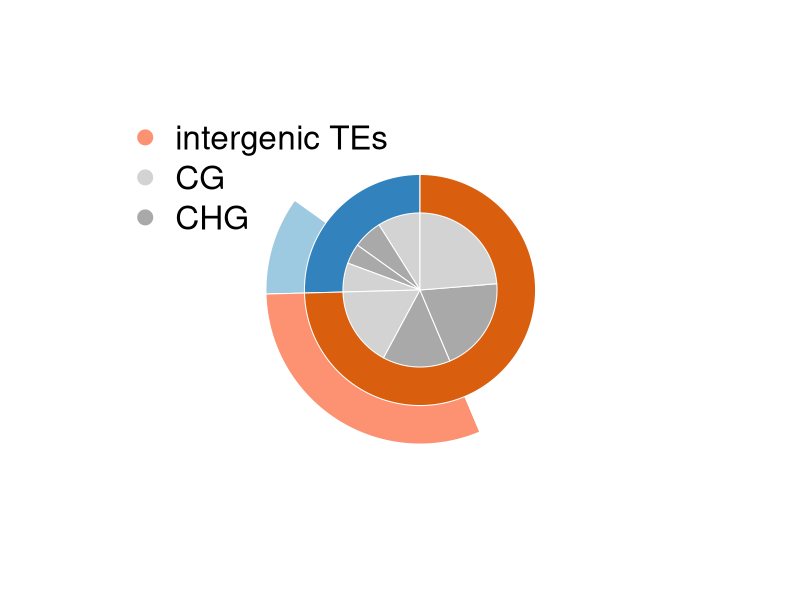

Source code (R):


## slices <- c(1210529,37000,344148,22500,12000,406544)
## slices <- slices[order(c(1210529,37000,344148,22500,12000,406544))]
## lbls <- c("Personnel","Travel","Consumables","Publication","Training","Indirect costs")
## lbls <- lbls[order(c(1210529,37000,344148,22500,12000,406544))]
## pct <- round(slices/sum(slices)*100)

## pie(pct,labels = lbls, col=rainbow(length(lbls)),clockwise=TRUE,radius = 0.5, cex = 1.5)
## df <- data.frame(lbls,slices)

## library(RColorBrewer)
## colors <- brewer.pal(7, name="BuGn")
## colors[2:7]

## library(ggplot2)
## bar <- ggplot(df, aes(x = "", y = pct, fill = lbls)) +
##     geom_bar(width = 1, stat = "identity", color = "white")
## pie <- bar+coord_polar("y",start=0)+scale_fill_manual(values = colors[2:7])+
##     theme_void()+
##     theme(legend.text=element_text(size=30),legend.title=element_blank())+
##     guides(fill=guide_legend(
##                  keywidth=0.7,
##                  keyheight=0.7,
##                  default.unit="inch")
##            )

##  png(filename = "Pie.png",
##          width = 700, height = 700, units = "px", pointsize = 12,
##      bg = "white")
## print(pie)
## dev.off()

## Using plotrix based on these examples:

## https://www.r-bloggers.com/how-to-draw-venn-pie-agram-multi-layer-pie-chart-in-r/
##https://stackoverflow.com/questions/26748069/ggplot2-pie-and-donut-chart-on-same-plot

library(plotrix)

total <- 213764
CG <- 118532
CHG <- total-CG
Genes.without.TEs <- 32307
Genes.without.TEs.CG <- 19106
Genes.without.TEs.CHG <- Genes.without.TEs - Genes.without.TEs.CG
InterGenes.without.TEs <- 93290
InterGenes.without.TEs.CG <- 50637
InterGenes.without.TEs.CHG <- InterGenes.without.TEs - InterGenes.without.TEs.CG
TEs.In.Genes <- 22031
TEs.In.Genes.CG <- 12994
TEs.In.Genes.CHG <- TEs.In.Genes - TEs.In.Genes.CG
TEs.In.InterGenes <- 66136
TEs.In.InterGenes.CG <- 35795
TEs.In.InterGenes.CHG <- TEs.In.InterGenes - TEs.In.InterGenes.CG
Genes <- Genes.without.TEs + TEs.In.Genes
InterGenes <- InterGenes.without.TEs + TEs.In.InterGenes

# parameter for pie chart
iniR=0.2 # initial radius
#colors=list(NO='white',total='black',mtRNA='#e5f5e0',rRNA='#a1d99b',genic=,intergenic='#fec44f',introns=',exons=,upstream='#ffeda0',downstream='#fee0d2',not_near_genes=)

png(filename = "Pie.png",
         width = 700, height = 700, units = "px", pointsize = 12,
      bg = "white")
#0 circle: blank
pie(1, radius=iniR, init.angle=90, col=c('white'), border = NA, labels='')

                                        #TEs
floating.pie(0,0, c(Genes.without.TEs,TEs.In.Genes,TEs.In.InterGenes,InterGenes.without.TEs), radius=4*iniR, startpos=pi/2, col=c("white",'#9ecae1','#fc9272',"white"),border = "white")



#1 circle: for genes and intergenes
floating.pie(0,0, c(Genes,InterGenes), radius=3*iniR, col=c('#3182bd','#d95f0e'),startpos=pi/2, border = "white")

floating.pie(0,0, c(Genes.without.TEs.CG,
                    Genes.without.TEs.CHG,
                    TEs.In.Genes.CHG,
                    TEs.In.Genes.CG,
                    TEs.In.InterGenes.CG,
                    TEs.In.InterGenes.CHG,
                    InterGenes.without.TEs.CHG,
                    InterGenes.without.TEs.CG
                    ), radius=2*iniR, col=c("lightgray","darkgray","darkgray","lightgray","lightgray","darkgray","darkgray","lightgray"),startpos=pi/2, border = "white")




legend(-3, 5*iniR, c("genic","intergenic","genic TEs","intergenic TEs","CG","CHG"), col=c('#3182bd','#d95f0e','#9ecae1','#fc9272',"lightgray","darkgray"), pch=19,bty='n', ncol=2,cex=2)

dev.off()
